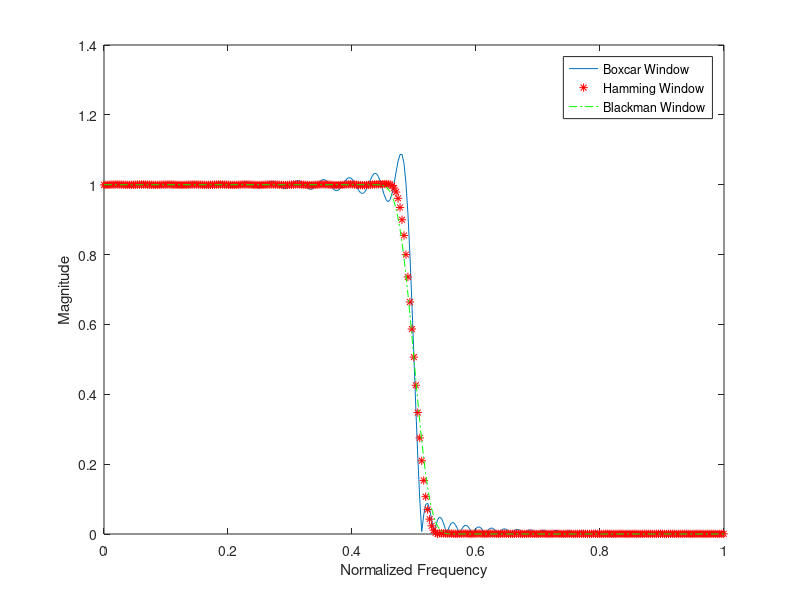

Write MATLAB code to recreate this figure.
clear all;
close all;
clc;
wc=0.5*pi;
N=95;
alpha=(N-1)/2;
eps=0.001;
n=0:1:N-1;
hd1=sin(wc*(n-alpha+eps));
hd2=pi*(n-alpha+eps);
hd=(hd1)./(hd2);

wr=boxcar(N);
hn=hd.*wr';
w=0:0.01:pi;  
h=freqz(hn,1,w);
plot(w/pi,abs(h));

hold on;
wh=hamming(N);
hn=hd.*wh';
w=0:0.01:pi;
h=freqz(hn,1,w);
plot(w/pi,abs(h),'r*');

wb=blackman(N);
hn=hd.*wb';
w=0:0.01:pi;
h=freqz(hn,1,w);
plot(w/pi,abs(h),'g-.');
legend("Boxcar Window", "Hamming Window", "Blackman Window");
xlabel("Normalized Frequency");
ylabel("Magnitude");
hold off;
